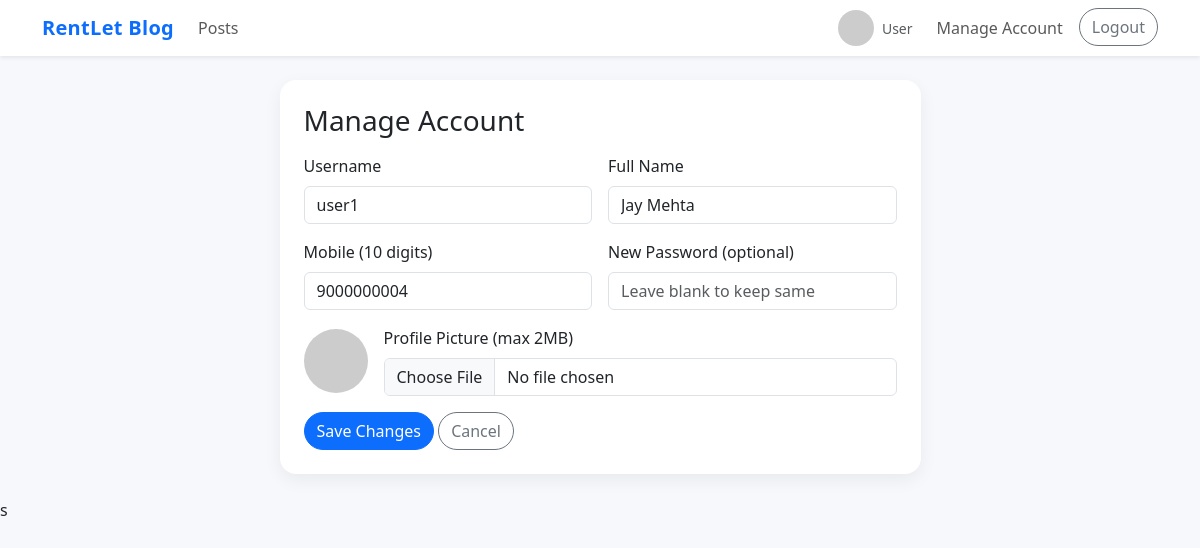
The app's page /account.php (signed in) with its own data.
### tables this page shows
CREATE TABLE users (
  id INT AUTO_INCREMENT PRIMARY KEY,
  username VARCHAR(50) NOT NULL UNIQUE,
  name VARCHAR(100),
  mobile VARCHAR(15) UNIQUE,
  password VARCHAR(255) NOT NULL,
  role ENUM('admin','editor','user') NOT NULL DEFAULT 'user',
  profile_pic VARCHAR(255),
  created_at TIMESTAMP DEFAULT CURRENT_TIMESTAMP
);

### config.php (called while the page is built, shortened)
<?php
function e($s)
{
  return htmlspecialchars($s ?? '', ENT_QUOTES, 'UTF-8');
}
function current_user()
{
  return $_SESSION['user'] ?? null;
}
function current_user_id()
{
  return $_SESSION['user']['id'] ?? 0;
}

### account.php (the view, shortened to what this page needs)
<?php
require 'config.php';
$u = $conn->prepare("SELECT * FROM users WHERE id=?");
$uid = current_user_id();
$u->bind_param("i", $uid);
$u->execute();
$user = $u->get_result()->fetch_assoc();
include 'header.php';
?>
<div class="row justify-content-center">
  <div class="col-lg-7">
    <div class="card p-4">
      <h3 class="mb-3">Manage Account</h3>
      <form method="post" enctype="multipart/form-data" class="row g-3">
        <div class="col-md-6">
          <label class="form-label">Username</label>
          <input class="form-control" name="username" value="<?= e($user['username']) ?>" required minlength="3">
        </div>
        <div class="col-md-6">
          <label class="form-label">Full Name</label>
          <input class="form-control" name="name" value="<?= e($user['name']) ?>">
        </div>
        <div class="col-md-6">
          <label class="form-label">Mobile (10 digits)</label>
          <input class="form-control" name="mobile" pattern="\d{10}" value="<?= e($user['mobile']) ?>">
        </div>
        <div class="col-md-6">
          <label class="form-label">New Password (optional)</label>
          <input type="password" class="form-control" name="password" minlength="6" placeholder="Leave blank to keep same">
        </div>
        <div class="col-md-12 d-flex align-items-center gap-3">
          <?php $pic = $user['profile_pic'] ? e($user['profile_pic']) : 'https://ui-avatars.com/api/?name=' . urlencode($user['username']) . '&size=96'; ?>
          <img src="<?= $pic ?>" class="avatar" style="width:64px;height:64px">
          <div class="flex-grow-1">
            <label class="form-label">Profile Picture (max 2MB)</label>
            <input type="file" class="form-control" name="profile_pic" accept="image/*">
          </div>
        </div>
        <div class="col-12">
          <button class="btn btn-primary btn-rounded">Save Changes</button>
          <a href="index.php" class="btn btn-outline-secondary btn-rounded">Cancel</a>
        </div>
      </form>
    </div>
  </div>
</div>
<?php include 'footer.php'; ?>s

### header.php (shortened to what this page needs)
<?php require_once 'config.php'; ?>
<!doctype html>
<html lang="en">
<head>
  <link href="https://cdn.jsdelivr.net/npm/bootstrap@5.3.3/dist/css/bootstrap.min.css" rel="stylesheet">
</head>
<body>
  <nav class="navbar navbar-expand-lg bg-white shadow-sm sticky-top">
    <div class="container">
      <a class="navbar-brand text-primary" href="index.php">RentLet Blog</a>
      <div class="collapse navbar-collapse" id="nav">
        <ul class="navbar-nav me-auto mb-2 mb-lg-0">
          <?php if (current_user()): ?>
            <li class="nav-item"><a class="nav-link" href="index.php">Posts</a></li>
          <?php endif; ?>
        </ul>
        <ul class="navbar-nav">
          <?php if (!current_user()): ?>
            <li class="nav-item"><a class="btn btn-primary btn-rounded" href="login.php">Login</a></li>
          <?php else: ?>
            <li class="nav-item d-flex align-items-center me-3">
              <?php $u = current_user();
              $pic = $u['profile_pic'] ? e($u['profile_pic']) : 'https://ui-avatars.com/api/?name=' . urlencode($u['username']) . '&size=64'; ?>
              <img class="avatar me-2" src="<?= $pic ?>" alt="">
              <span class="small text-muted"><?= e(ucfirst($u['role'])) ?></span>
            </li>
            <li class="nav-item"><a class="nav-link" href="account.php">Manage Account</a></li>
            <li class="nav-item"><a class="btn btn-outline-secondary btn-rounded ms-lg-2" href="logout.php">Logout</a></li>
          <?php endif; ?>
        </ul>
      </div>
    </div>
  </nav>
  <div class="container py-4">

### header.php (style rules this page uses)
body { background: #f6f8fb; }
.navbar-brand { font-weight: 700; letter-spacing: .3px; }
.card { border: 0; border-radius: 16px; box-shadow: 0 6px 18px rgba(0, 0, 0, .06); }
.btn-rounded { border-radius: 999px; }
.avatar { width: 36px; height: 36px; border-radius: 50%; object-fit: cover; }

### records on screen
users: role "User", username "user1", name "Jay Mehta", mobile "9000000004"
